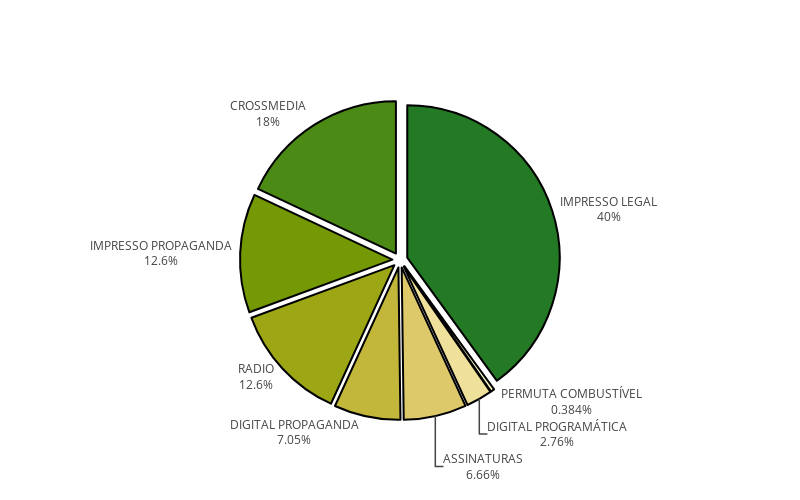

The notebook cell saved with this chart:
### Code cell
import pandas as pd
import plotly.graph_objects as go
import plotly.express as px

# Carrega os dados do CSV
df = pd.read_csv("vendas.csv", skiprows=1)

# Seleciona apenas as primeiras 8 linhas
df = df[:8]
df = df.sort_values(by='VALOR', ascending=True)
# Cria o gráfico de pizza
fig = go.Figure(data=[go.Pie(labels=df['VEICULO'], values=df['VALOR'])])

# Atualiza as configurações do gráfico
fig.update_layout(
    width=800,  # Defina a largura desejada do gráfico (em pixels)
    height=500,
    showlegend=False,# Defina a altura desejada do gráfico (em pixels)
    legend=dict(
        font=dict(size=10),  # Ajusta o tamanho da fonte da legenda
        title=None,          # Remove o título da legenda, se necessário
        itemsizing='constant'  # Mantém o tamanho constante para itens da legenda
    )
)

# Atualiza os traços do gráfico
fig.update_traces(
    textinfo='percent+label', 
    hoverinfo='percent', 
    textposition='outside', 
    marker=dict(colors=px.colors.sequential.speed, line=dict(color='#66533D', width=1.5)),
    pull=[0.05] * len(df['VEICULO'])  # Adiciona um leve "pull" para destacar fatias
)

# Adiciona linhas conectando as labels às fatias
fig.update_traces(textposition='outside', 
                  textinfo='label+percent',
                  showlegend=True,
                  marker=dict(line=dict(color='black', width=2)),
                  hoverinfo='label+percent')

# Exibe o gráfico
fig.show()

### Figure 1 — Plotly figure (JSON) as saved in the notebook; plotly's stock layout.template omitted (floating-point values rounded to 4 significant figures)
{"data": [{"hoverinfo": "label+percent", "labels": ["PERMUTA COMBUSTÍVEL", "DIGITAL PROGRAMÁTICA", "ASSINATURAS", "DIGITAL PROPAGANDA", "RADIO", "IMPRESSO PROPAGANDA", "CROSSMEDIA", "IMPRESSO LEGAL"], "marker": {"colors": ["rgb(254, 252, 205)", "rgb(239, 225, 156)", "rgb(221, 201, 106)", "rgb(194, 182, 59)", "rgb(157, 167, 21)", "rgb(116, 153, 5)", "rgb(75, 138, 20)", "rgb(35, 121, 36)", "rgb(11, 100, 44)", "rgb(18, 78, 43)", "rgb(25, 56, 34)", "rgb(23, 35, 18)"], "line": {"color": "black", "width": 2}}, "pull": [0.05, 0.05, 0.05, 0.05, 0.05, 0.05, 0.05, 0.05], "showlegend": true, "textinfo": "label+percent", "textposition": "outside", "type": "pie", "values": [17610.0, 126900.0, 305700.0, 323700.0, 576300.0, 578100, 827400.0, 1836000.0]}], "layout": {"height": 500, "legend": {"font": {"size": 10}, "itemsizing": "constant", "title": {}}, "showlegend": false, "width": 800}}
